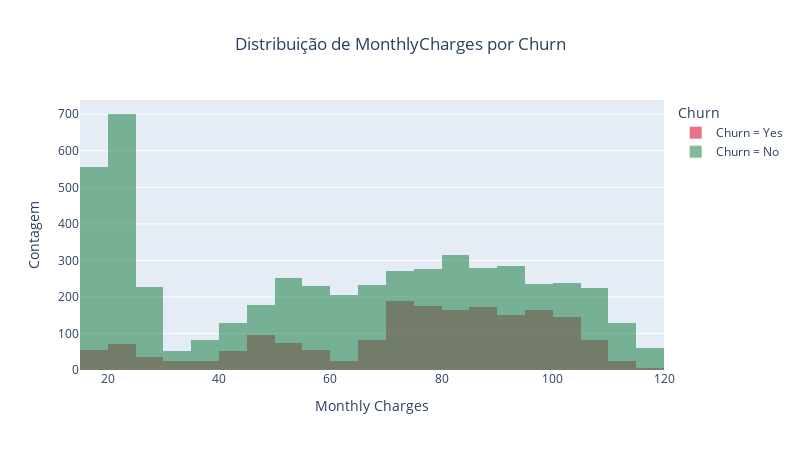

The cell this chart's notebook holds for it:
### Code cell
# Separar os dados
charges_churn_yes = df[df['Churn'] == 'Yes']['MonthlyCharges']
charges_churn_no = df[df['Churn'] == 'No']['MonthlyCharges']

# Criar histograma com curva de densidade (kde-like)
fig = go.Figure()

fig.add_trace(go.Histogram(
    x=charges_churn_yes,
    name='Churn = Yes',
    opacity=0.6,
    marker_color='crimson',
    nbinsx=40
))

fig.add_trace(go.Histogram(
    x=charges_churn_no,
    name='Churn = No',
    opacity=0.6,
    marker_color='seagreen',
    nbinsx=40
))

# Layout
fig.update_layout(
    barmode='overlay',
    title='Distribuição de MonthlyCharges por Churn',
    xaxis_title='Monthly Charges',
    yaxis_title='Contagem',
    legend_title='Churn',
    width=800,
    height=450,
    title_x=0.5
)

# Salvar imagem
fig.write_image("../reports/figures/distribuicao_charges_churn.png", scale=2)

# Mostrar no notebook
fig.show()

### Figure 1 — Plotly figure (JSON) as saved in the notebook; plotly's stock layout.template omitted (floating-point values rounded to 4 significant figures; data arrays with more than 128 entries replaced by an {"elided": "..."} marker saying what was removed)
{"data": [{"marker": {"color": "crimson"}, "name": "Churn = Yes", "nbinsx": 40, "opacity": 0.6, "type": "histogram", "x": {"elided": "1869 float values"}}, {"marker": {"color": "seagreen"}, "name": "Churn = No", "nbinsx": 40, "opacity": 0.6, "type": "histogram", "x": {"elided": "5163 float values"}}], "layout": {"barmode": "overlay", "height": 450, "legend": {"title": {"text": "Churn"}}, "title": {"text": "Distribuição de MonthlyCharges por Churn", "x": 0.5}, "width": 800, "xaxis": {"title": {"text": "Monthly Charges"}}, "yaxis": {"title": {"text": "Contagem"}}}}
